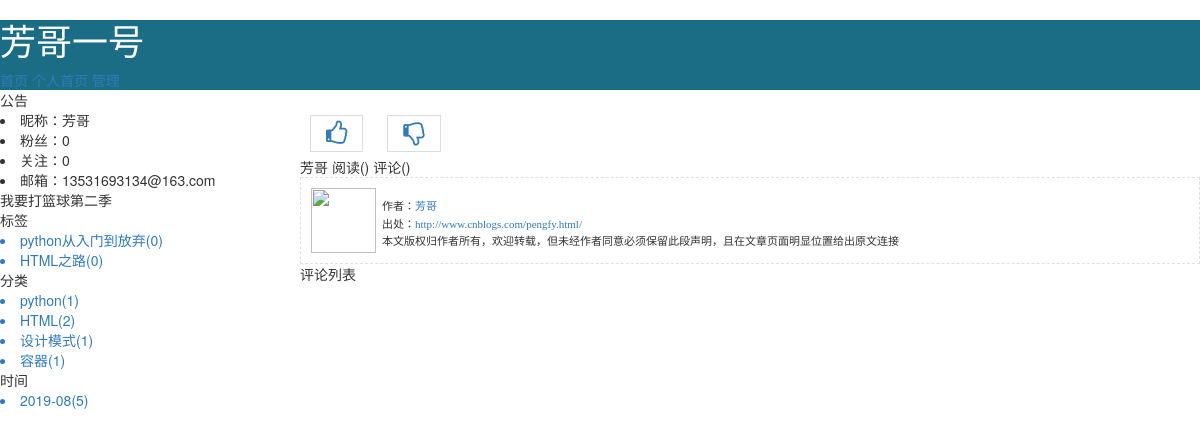
/pengfy/7.html, run on an earlier commit of the app's database.
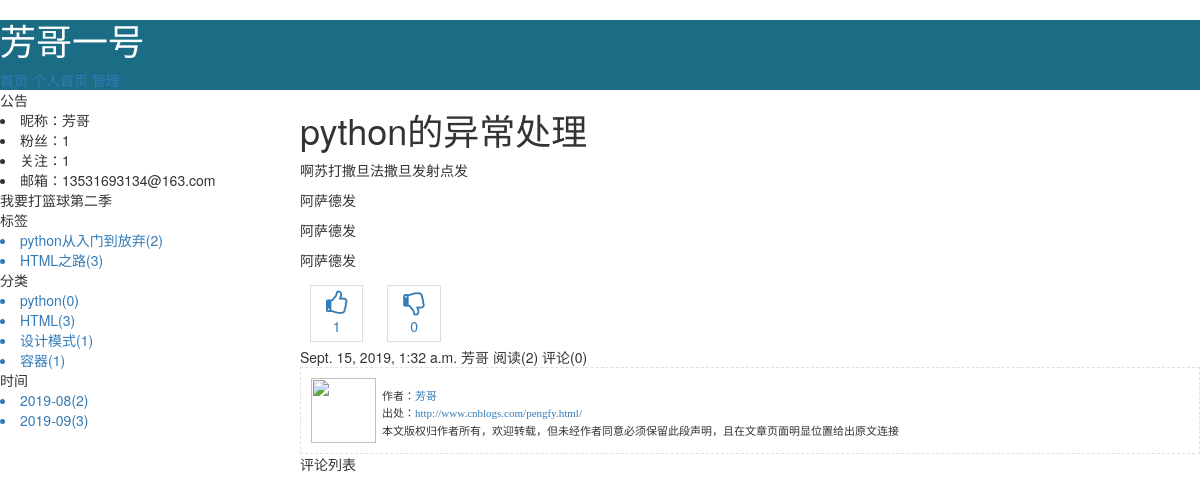
And on a later commit of the database.
### repository/models.py (models this page shows, shortened)
class Blog(models.Model):
    bid = models.AutoField(primary_key=True)
    title = models.CharField(max_length=60,verbose_name="个人博客标题")
    site  = models.CharField(max_length=32,verbose_name="个人博客前缀",unique=True)
    theme = models.CharField(max_length=32,verbose_name="博客主题")
    user = models.OneToOneField(to="UserInfo",to_field="nid",on_delete=models.CASCADE)
    class Meta:
        verbose_name_plural="个人博客"

class UserInfo(models.Model):
    nid = models.BigAutoField(primary_key=True)
    username = models.CharField(max_length=32,verbose_name="用户名",unique=True)
    password = models.CharField(max_length=64,verbose_name="密码")
    nickname = models.CharField(max_length=32,verbose_name="昵称")
    email = models.EmailField(verbose_name="邮箱",unique=True)
    avatar = models.ImageField(verbose_name="头像",upload_to='static/user_avatar')
    createtime = models.DateTimeField(verbose_name="创建时间",auto_now_add=True)
    fans = models.ManyToManyField(verbose_name="粉丝",
                                  to="UserInfo",
                                  through="UserFans",   #自定义第三张表时，使用字段用于指定关系表
                                  related_name="f",
                                  through_fields= ("user","follower"),
                                  )
    class Meta:
        verbose_name_plural="用户列表"

class Tag(models.Model):
    nid = models.AutoField(primary_key=True)
    title = models.CharField(verbose_name="标签名称",max_length=32)
    blog = models.ForeignKey(verbose_name="所属博客",to="Blog",to_field="bid",on_delete=models.CASCADE)

class Category(models.Model):
    nid = models.AutoField(primary_key=True)
    title = models.CharField(verbose_name="分类名称",max_length=32)
    blog = models.ForeignKey(verbose_name="所属博客",to="Blog",to_field="bid",on_delete=models.CASCADE)
    class Meta:
        verbose_name_plural="个人文章分类"

class Article(models.Model):
    nid = models.BigAutoField(primary_key=True)
    title = models.CharField(verbose_name="文章标题",max_length=128)
    summary = models.CharField(verbose_name="文章简介",max_length=512)
    read_count = models.IntegerField(default=0)
    comment_count = models.IntegerField(default=0)
    up_count = models.IntegerField(default=0)
    down_count = models.IntegerField(default=0)
    create_time = models.DateTimeField(auto_now_add=True)
    blog = models.ForeignKey(verbose_name="所属博客",to="Blog",to_field="bid",on_delete=models.CASCADE)
    categroy = models.ForeignKey(verbose_name="文章类型",to="Category",to_field="nid",on_delete=models.CASCADE)
    article_type_choices = [
        (1,"Python"),
        (2,"Linux"),
        (3,"Java"),
        (4,"Golang"),
    ]
    article_type_id = models.IntegerField(verbose_name="主站分类id",choices=article_type_choices,default=None)
    tag = models.ManyToManyField(
        verbose_name="文章标签",
        to="Tag",
        through="Tag2Article",
    )
    class Meta:
        verbose_name_plural="文章信息"

class ArticleDetail(models.Model):
    content = models.TextField(verbose_name="文章内容")
    article= models.ForeignKey(verbose_name="所属文章",to="Article",to_field="nid",on_delete=models.CASCADE)
    class Meta:
        verbose_name_plural="文章内容"

### web/views/home.py (the view)
# urls.py: re_path(r'^(?P<site>\w+)/(?P<nid>\d+).html',home.detail),
def detail(request,site,nid):
    blog = models.Blog.objects.filter(site=site).first()
    if not blog:
        return redirect('/')
    tag_list = models.Tag.objects.filter(blog_id=blog.bid)
    type_list = models.Category.objects.filter(blog_id=blog.bid)
    date_list = models.Article.objects.raw(
        'select nid, count(nid) as num,strftime("%Y-%m",create_time) as ctime from repository_article group by strftime("%Y-%m",create_time)')
    article_detail = models.ArticleDetail.objects.filter(article_id=nid).first()
    comment_list = models.Comment.objects.filter(article_id=nid).all()
    return render(request,'home_detail.html',
                  {
                      "blog":blog,
                      "tag_list":tag_list,
                      "type_list":type_list,
                      "date_list":date_list,
                      "article":article_detail,
                      "comment_list":comment_list,
                  })

### templates/home_detail.html (shortened to what this page needs)
{% extends "home_layout.html" %}
{% block css %}
    <link rel="stylesheet" href="/static/plugin/kindeditor/themes/default/default.css">
{% endblock %}
{% block content %}
    <h1 class="art_title">{{ article.article.title}}</h1>
    <div class="art_content">
        {{ article.content|safe}}
    </div>
    <div class="recommend">
        <a href="#" class="up"
           style="margin: 5px 10px;display: inline-block;padding: 5px 15px;border: 1px solid #dddddd;text-align: center;">
            <i class="fa fa-thumbs-o-up fa-3" aria-hidden="true" style="font-size: 25px"></i>
            <div>{{ article.article.up_count }}</div>
        </a>
        <a href="#" class="down"
           style="margin: 5px 30px 5px 10px;display: inline-block;padding: 5px 15px;border: 1px solid #dddddd;text-align: center;">
            <i class="fa fa-thumbs-o-down fa-3" aria-hidden="true" style="font-size: 25px"></i>
            <div>{{ article.article.down_count }}</div>
        </a>
    </div>
    <div>
        <span>{{ article.article.create_time }}</span>
        <span>{{ blog.user.nickname }}</span>
        <span>阅读({{ article.article.read_count }})</span>
        <span>评论({{ article.article.comment_count }})</span>
    </div>
    <div id="AllanboltSignature">
        <div style="border-bottom: #e0e0e0 1px dashed; border-left: #e0e0e0 1px dashed; padding: 10px; font-family: 微软雅黑; font-size: 11px; border-top: #e0e0e0 1px dashed; border-right: #e0e0e0 1px dashed; "
             id="PSignature">
            <div style="float:left;width:70px;">
                <img src="/static/imgs/o_Warning.png" style="width:65px;height:65px">
            </div>
            <div style="float:left;padding-top:10px;">
                <div style="padding: 1px">作者：<a href="http://www.cnblogs.com/pengfy/"
                                                target="_blank">{{ blog.user.nickname }}</a></div>
                <div style="padding: 1px">出处：<a href="http://www.cnblogs.com/pengfy/" target="_blank">http://www.cnblogs.com/{{ blog.site }}.html/</a>
                </div>
                <div style="padding: 1px">本文版权归作者所有，欢迎转载，但未经作者同意必须保留此段声明，且在文章页面明显位置给出原文连接</div>
            </div>
        </div>
    </div>
    <div class="art_comment">
        <div class="comment_title">
            评论列表
        </div>
    </div>
{% endblock %}

### templates/home_layout.html (shortened to what this page needs)
<!DOCTYPE html>
<html lang="en">
<head>
    {% block css %}{% endblock %}
    <link rel="stylesheet" href="/static/plugin/font-awesome/css/font-awesome.css">
    <link rel="stylesheet" href="/static/plugin/bootstrap/css/bootstrap.css">
</head>
<body>
<div class="header">
    <h1>{{ blog.title }}</h1>
    <a href="/">首页</a>
    <a href="/{{ blog.site }}.html">个人首页</a>
    <a href="#">管理</a>
</div>
<div class="body">
    <div class="body_menu">
        <div class="notice">
            <div class="notice_header">公告</div>
            <div class="notice_content">
                <li>昵称：{{ blog.user.nickname }}</li>
                <li>粉丝：{{ blog.user.fans.count }}</li>
                <li>关注：{{ blog.user.f.count }}</li>
                <li>邮箱：{{ blog.user.email }}</li>
            </div>
            <div class="memo">
                我要打篮球第二季
            </div>
        </div>
        <div class="tags">
            <div class="tags_header">标签</div>
            <div class="tags_body">
                {% for item in tag_list%}
                    <a href="/{{ blog.site }}/tag/{{ item.nid }}.html"><li>{{ item.title }}({{ item.article_set.count }})</li></a>
                {% endfor %}
            </div>
        </div>
        <div class="types">
            <div class = "types_header">分类</div>
            <div class="types_body">
                {% for item in type_list %}
                    <a href="/{{ blog.site }}/categroy/{{ item.nid }}.html"><li>{{ item.title }}({{ item.article_set.count }})</li></a>
                {% endfor %}
            </div>
        </div>
        <div class="dates">
            <div class = "dates_header">时间</div>
            <div class="dates_body">
                {% for item in date_list %}
                    <a href="/{{ blog.site }}/data/{{ item.ctime }}.html"><li>{{ item.ctime }}({{ item.num }})</li></a>
                {% endfor %}
            </div>
        </div>
    </div>
    <div class="article">
        {% block content %}{% endblock %}
    </div>
</div>
</body>
</html>

What changed in the data, as far as the page shows it:
computed for Blog "芳哥一号": user.fans.count "0" → "1"; user.f.count "0" → "1"
computed for Tag "python从入门到放弃": article_set.count "0" → "2"
computed for Tag "HTML之路": article_set.count "0" → "3"
computed for Category "python": article_set.count "1" → "0"
computed for Category "HTML": article_set.count "2" → "3"
changed Article (number 1 of 2 on the later page): num "5" → "2"
added Article: ctime "2019-09", num "3"
added ArticleDetail: article "python的异常处理", content "啊苏打撒旦法撒旦发射点发 阿萨德发 阿萨德发 阿萨德发", article.up_count "1", article.down_count "0", article.create_time "Sept. 15, 2019, 1:32 a.m.", article.read_count "2", article.comment_count "0"
